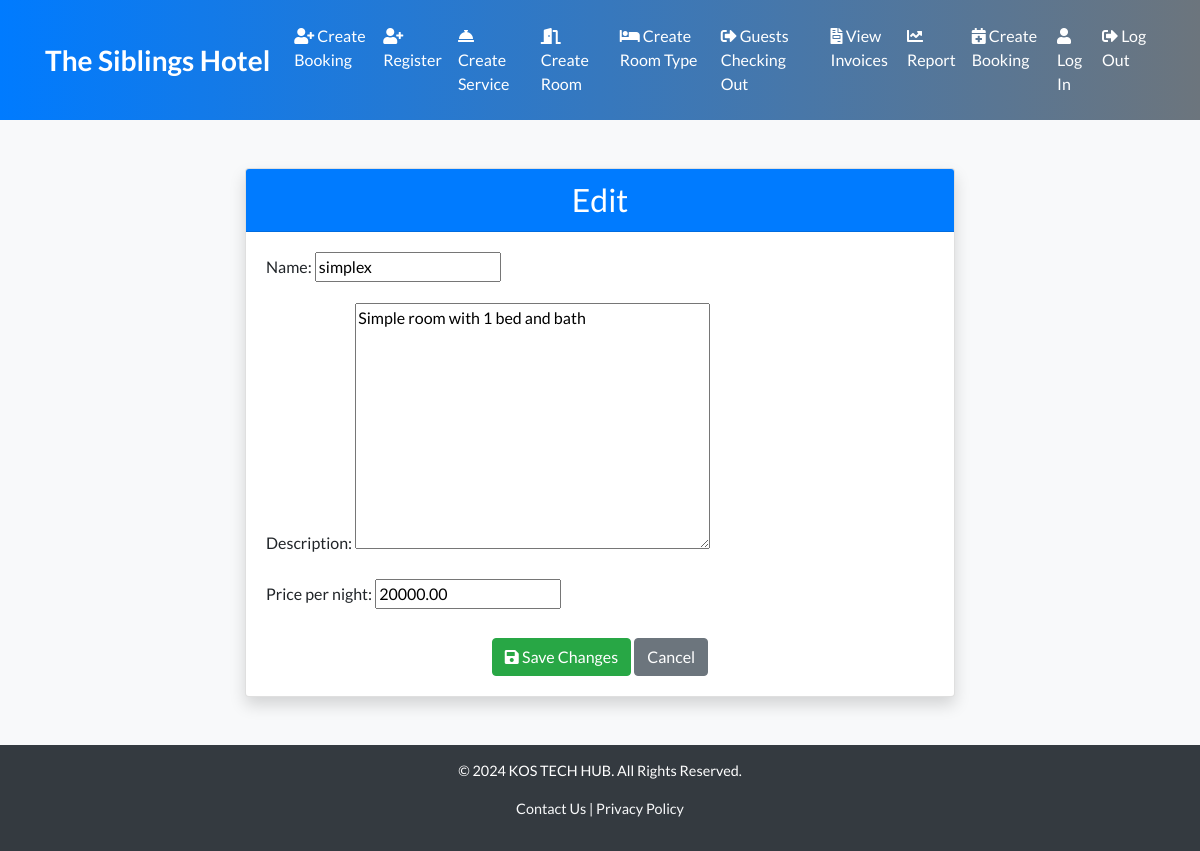
Screenshot of /admin-dashboard/room-types/edit/1/ (signed in) with the database file from the repository.
### hotel/models.py (models this page shows, shortened)
class RoomType(models.Model):
    name = models.CharField(max_length=100)
    description = models.TextField(blank=True, null=True)
    price_per_night = models.DecimalField(max_digits=10, decimal_places=2)

### hotel/views.py (the view)
# urls.py: path('admin-dashboard/room-types/edit/<int:room_type_id>/', views.edit_room_type, name='edit_room_type'),
@admin_required
def edit_room_type(request, room_type_id):
    room_type = get_object_or_404(RoomType, id=room_type_id)
    if request.method == 'POST':
        form = RoomTypeForm(request.POST, instance=room_type)
        if form.is_valid():
            form.save()
            return redirect('admin_room_type_list')  # Redirect to the room type list view after editing
    else:
        form = RoomTypeForm(instance=room_type)
    return render(request, 'hotel/edit_room_type.html', {'form': form, 'room_type': room_type})

### hotel/forms.py
class RoomTypeForm(forms.ModelForm):
    class Meta:
        model = RoomType
        fields = ['name', 'description', 'price_per_night']

### hotel/views.py (called while the page is built)
def is_admin_user(user):
    return user.is_authenticated and user.is_superuser

### hotel/templates/hotel/edit_room_type.html (shortened to what this page needs)
{% extends 'hotel/base.html' %}
{% block content %}
<div class="container my-5">
    <div class="row justify-content-center">
        <div class="col-md-8">
            <div class="card shadow">
                <div class="card-header bg-primary text-white text-center">
                    <h2 class="mb-0">Edit {{ type|title }}</h2>
                </div>
                <div class="card-body">
                    <form method="POST">
                        {{ form.as_p }}
                        <div class="text-center mt-4">
                            <button type="submit" class="btn btn-success">
                                <i class="fas fa-save"></i> Save Changes
                            </button>
                            <a href="{% url 'home' %}" class="btn btn-secondary">Cancel</a>
                        </div>
                    </form>
                </div>
            </div>
        </div>
    </div>
</div>
{% endblock %}

### hotel/templates/hotel/base.html (style rules this page uses)
body, html { font-family: 'Lato', sans-serif; background-color: #f8f9fa; }

### rows the page displays
RoomType: name "simplex", description "Simple room with 1 bed and bath", price_per_night "20000.00"
